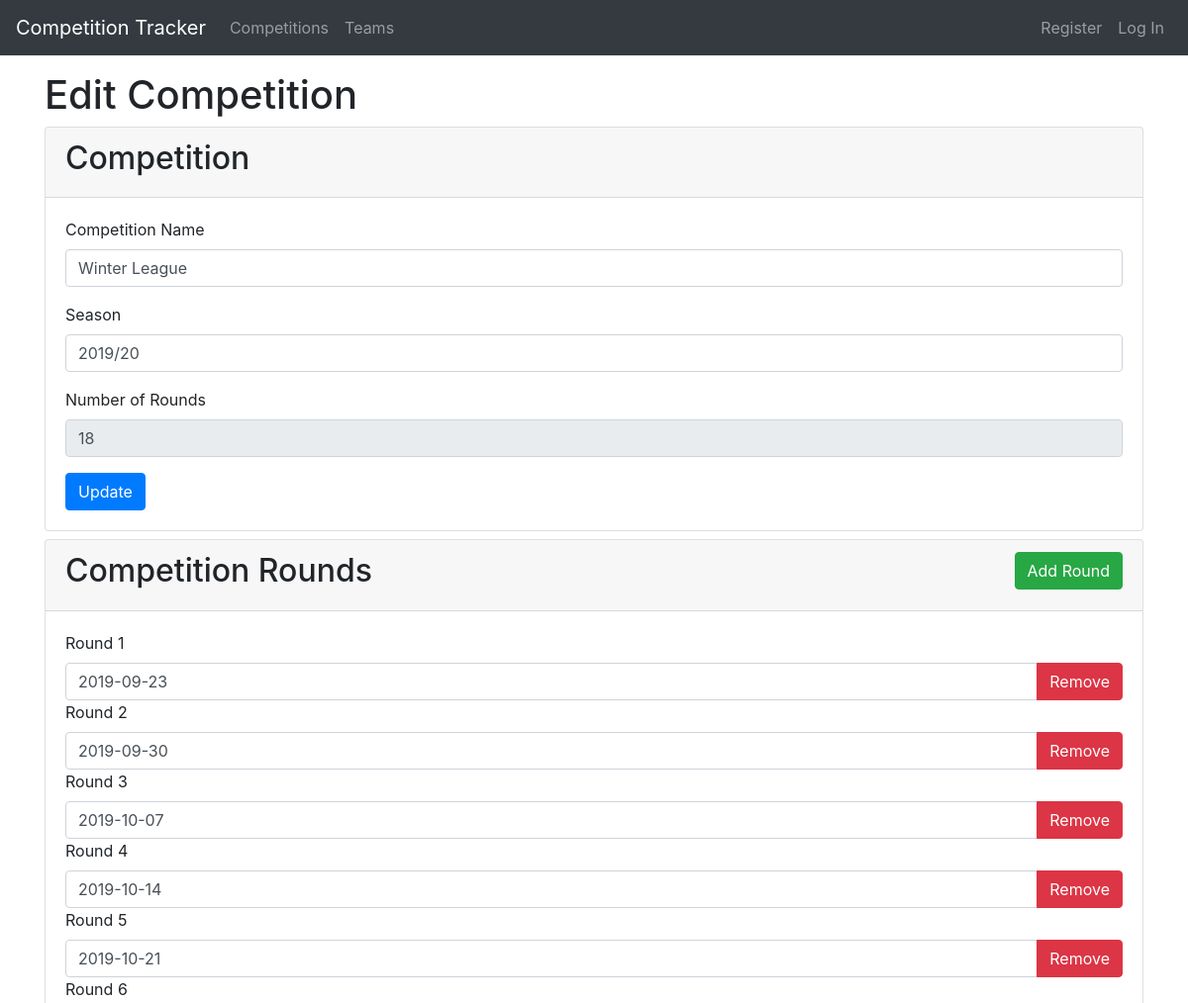
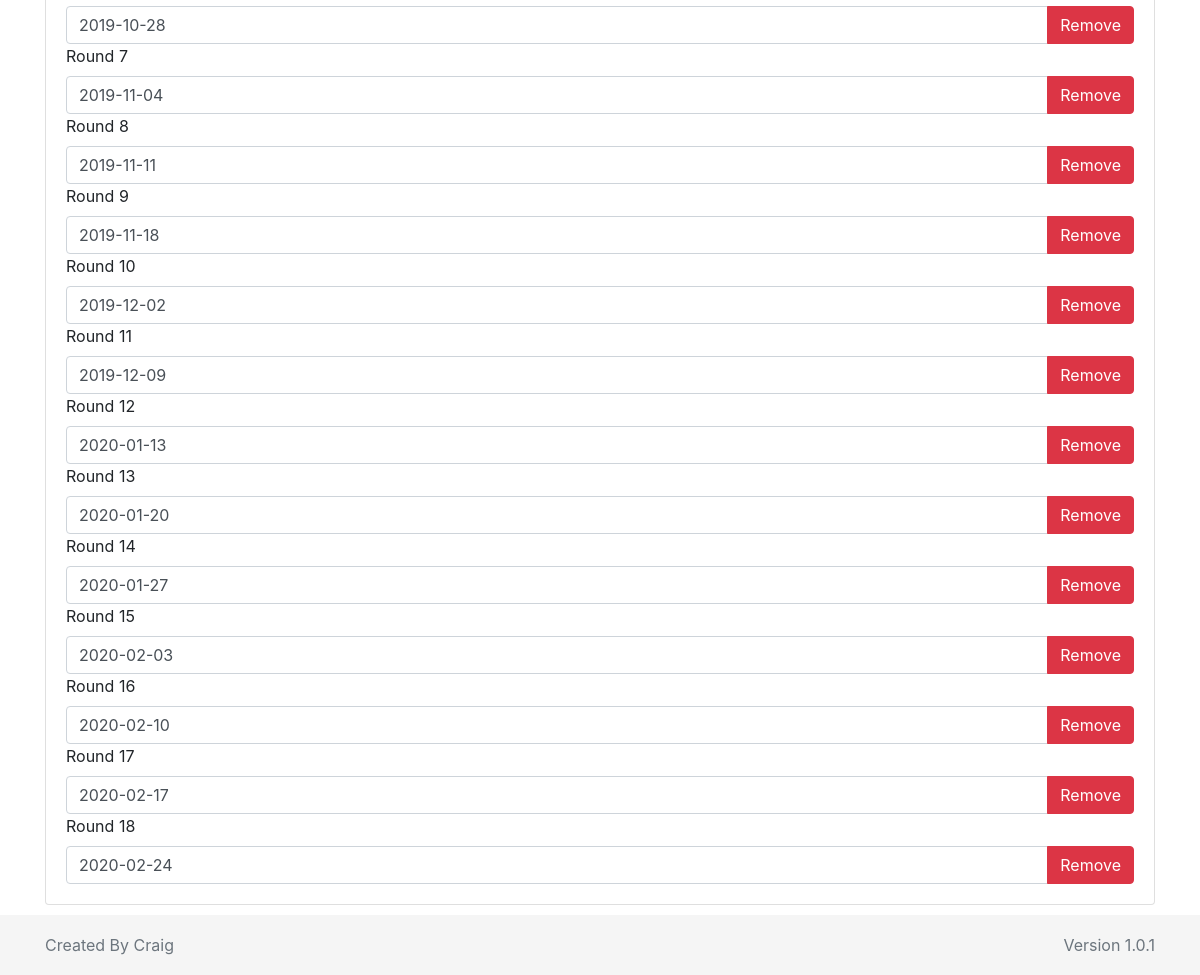
Screenshot of /competition/edit/1 with the database file from the repository (2 pictures, top to bottom).
### tables this page shows
CREATE TABLE competitions (
    id INTEGER PRIMARY KEY AUTOINCREMENT,
    competition_name TEXT NOT NULL,
    season TEXT NULL,
    rounds INTEGER NULL,
    round1_due DATE NULL,
    round2_due DATE NULL,
    round3_due DATE NULL,
    round4_due DATE NULL,
    round5_due DATE NULL,
    round6_due DATE NULL,
    round7_due DATE NULL,
    round8_due DATE NULL,
    round9_due DATE NULL,
    round10_due DATE NULL,
    round11_due DATE NULL,
    round12_due DATE NULL,
    round13_due DATE NULL,
    round14_due DATE NULL,
    round15_due DATE NULL,
    round16_due DATE NULL,
    round17_due DATE NULL,
    round18_due DATE NULL
);

CREATE TABLE rounds (
  id integer primary key autoincrement,
  comp_id integer not null,
  num integer not null,
  due_date date NULL
);

### winter_league/competition.py (the view, shortened to what this page needs)
@bp.route('/competition/edit/<int:comp_id>', methods=('GET', 'POST'))
def comp_edit(comp_id=None):
    db = get_db()
    if request.method == "GET":
        comp_details = db.execute(
            'SELECT competitions.*'
            ' FROM competitions'
            ' WHERE id = ?'
            , str(comp_id)
        ).fetchone()
        comp_rounds = query_db("SELECT id, num, due_date FROM rounds WHERE comp_id=?", [comp_id])
        print (comp_rounds)
        return render_template('postal/edit_comp.html', data=comp_details, rounds=comp_rounds)
    return render_template('postal/index.html')

### winter_league/auth.py (called while the page is built)
@bp.before_app_request
def load_logged_in_user():
    user_id = session.get('user_id')
    if user_id is None:
        g.user = None
    else:
        g.user = get_db().execute(
            'SELECT * FROM user WHERE id = ?', (user_id,)
        ).fetchone()

### winter_league/db.py (called while the page is built)
def get_db():
    if 'db' not in g:
        g.db = sqlite3.connect(
            current_app.config['DATABASE'],
            detect_types=sqlite3.PARSE_DECLTYPES
        )
        g.db.row_factory = sqlite3.Row
    return g.db

def query_db(query, args=(), one=False):
    cur = get_db().execute(query, args)
    rv = cur.fetchall()
    cur.close()
    return (rv[0] if rv else None) if one else rv

### winter_league/templates/postal/edit_comp.html (shortened to what this page needs)
{% extends 'base.html' %}
{% block header %}
  <h1>{% block title %}Edit Competition{% endblock %}</h1>
  <link rel="stylesheet" href="{{ url_for('static', filename='css/jquery-ui.css') }}"/>
{% endblock %}
{% block content %}
<div class="card mt-2 mb-2">
    <div class="card-header">
      <h2 class="display-5 float-left">Competition</h2>
    </div>
    <div class="card-body">
      <form method="post">
        <div class="form-group">
          <label for="competition_name">Competition Name</label>
          <input type="competition_name" class="form-control" name="competition_name" id="competition_name" required value="{{data.competition_name}}">
        </div>
        <div class="form-group">
          <label for="season">Season</label>
          <input type="text" class="form-control" name="season" id="season" required value="{{data.season}}">
        </div>
        <div class="form-group">
          <label for="rounds">Number of Rounds</label>
          <input type="number" class="form-control" name="rounds" id="rounds" required value="{{rounds|length}}" disabled>
        </div>
    <input class="btn btn-primary" type="submit" value="Update">
  </form>
          </div>
</div>
  <div class="card mt-2 mb-2">
    <div class="card-header">
      <h2 class="display-5 float-left">Competition Rounds</h2>
      <button class="btn btn-success float-right" type="button" data-toggle="modal" data-target="#new_round" role="button">Add Round</button>
    </div>
    <div class="card-body">
      <div id="Comp_rounds">
        {% for round in rounds %}
        <label for="round">Round {{round.num}}</label>
        <div class="input-group">
          <input class="form-control" id="round" type="text" value="{{round.due_date}}" />
          <div class="input-group-append">
            <a href="{{url_for('competition.remove_round', comp_id=data.id, round_id=round.id)}}" class="btn btn-danger">Remove</a>
          </div>
        </div>
        {% endfor %}
      </div>
    </div>
</div>
{% endblock %}

### rows the page displays
competitions: competition_name "Winter League", season "2019/20"
rounds: num "1", due_date "2019-09-23"
rounds: num "2", due_date "2019-09-30"
rounds: num "3", due_date "2019-10-07"
rounds: num "4", due_date "2019-10-14"
rounds: num "5", due_date "2019-10-21"
rounds: num "6", due_date "2019-10-28"
rounds: num "7", due_date "2019-11-04"
rounds: num "8", due_date "2019-11-11"
rounds: num "9", due_date "2019-11-18"
rounds: num "10", due_date "2019-12-02"
rounds: num "11", due_date "2019-12-09"
rounds: num "12", due_date "2020-01-13"
rounds: num "13", due_date "2020-01-20"
rounds: num "14", due_date "2020-01-27"
rounds: num "15", due_date "2020-02-03"
rounds: num "16", due_date "2020-02-10"
rounds: num "17", due_date "2020-02-17"
rounds: num "18", due_date "2020-02-24"
